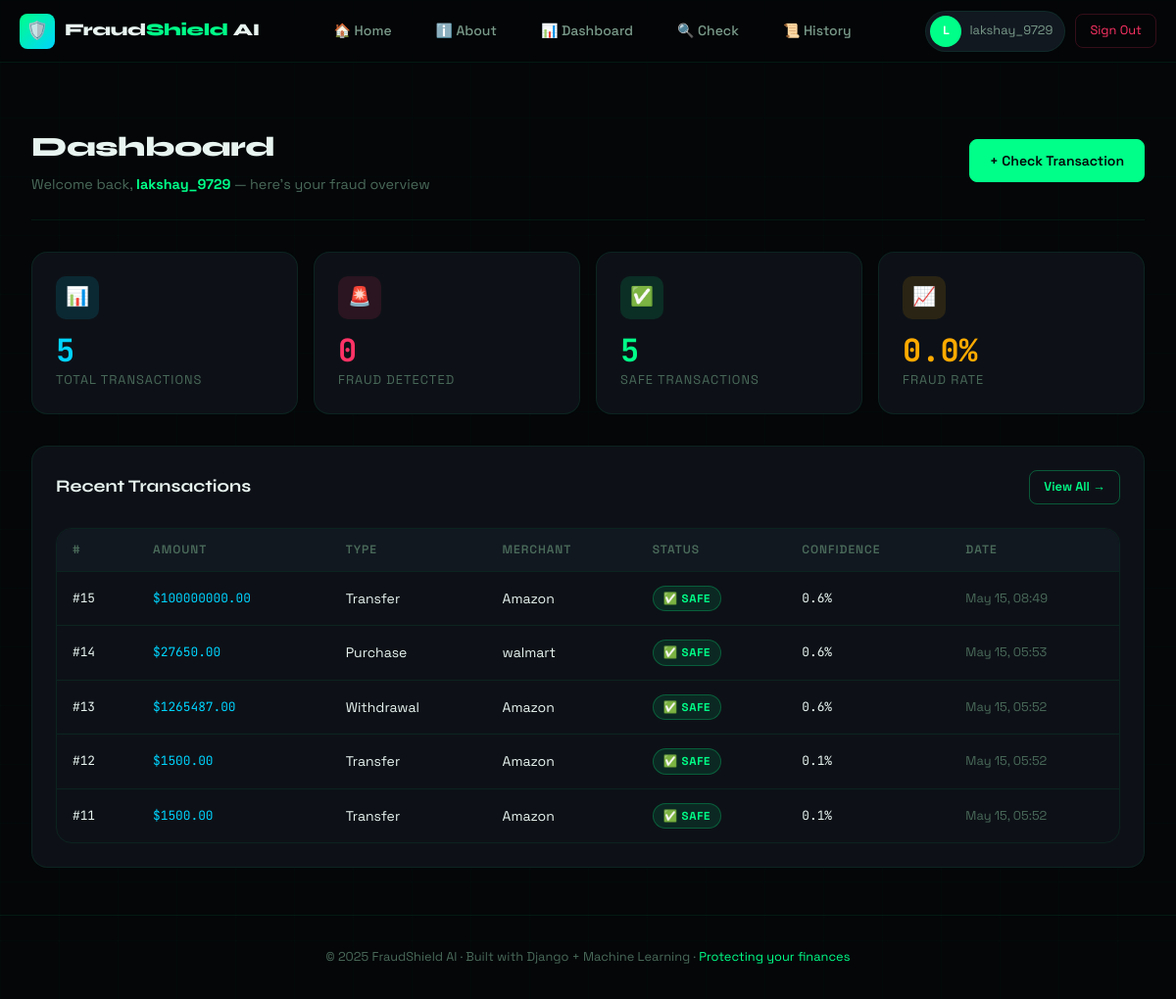
/dashboard/ (signed in), run on the app's committed database.
### apps/transactions/models.py (models this page shows, shortened)
class Transaction(models.Model):
    user = models.ForeignKey(User, on_delete=models.CASCADE, related_name='transactions')
    amount = models.DecimalField(max_digits=12, decimal_places=2)
    transaction_type = models.CharField(max_length=20, choices=TRANSACTION_TYPES)
    merchant = models.CharField(max_length=100)
    location = models.CharField(max_length=100)
    device = models.CharField(max_length=20, choices=DEVICE_TYPES)
    transaction_time = models.IntegerField(help_text="Hour of transaction (0-23)")
    status = models.CharField(max_length=10, choices=[('fraud', 'Fraud'), ('safe', 'Safe')])
    confidence = models.FloatField(default=0.0)
    created_at = models.DateTimeField(auto_now_add=True)
    class Meta:
        ordering = ['-created_at']
    @property
    def confidence_percent(self):
        return round(self.confidence * 100, 1)

### apps/dashboard/views.py (the view)
# urls.py: path('', views.dashboard, name='dashboard'),
@login_required
def dashboard(request):
    user_transactions = Transaction.objects.filter(user=request.user)
    total = user_transactions.count()
    fraud_count = user_transactions.filter(status='fraud').count()
    safe_count = user_transactions.filter(status='safe').count()
    recent = user_transactions[:5]
    fraud_rate = round((fraud_count / total * 100), 1) if total > 0 else 0
    context = {
        'total': total,
        'fraud_count': fraud_count,
        'safe_count': safe_count,
        'recent_transactions': recent,
        'fraud_rate': fraud_rate,
    }
    return render(request, 'dashboard/dashboard.html', context)

### templates/dashboard/dashboard.html (shortened to what this page needs)
{% extends 'base.html' %}
{% block content %}
<div class="container dashboard-container">
  <div class="page-header dashboard-header">
    <div>
      <h1 class="page-title">Dashboard</h1>
      <p class="page-subtitle">
        Welcome back,
        <strong class="accent-text">{{ user.username }}</strong>
        — here's your fraud overview
      </p>
    </div>
    <a href="{% url 'transactions:check' %}" class="btn btn-primary">+ Check Transaction</a>
  </div>
  <div class="stat-grid">
    <div class="stat-card stat-total">
      <div class="stat-icon">📊</div>
      <div class="stat-value">{{ total }}</div>
      <div class="stat-label">Total Transactions</div>
    </div>
    <div class="stat-card stat-fraud">
      <div class="stat-icon">🚨</div>
      <div class="stat-value">{{ fraud_count }}</div>
      <div class="stat-label">Fraud Detected</div>
    </div>
    <div class="stat-card stat-safe">
      <div class="stat-icon">✅</div>
      <div class="stat-value">{{ safe_count }}</div>
      <div class="stat-label">Safe Transactions</div>
    </div>
    <div class="stat-card stat-rate">
      <div class="stat-icon">📈</div>
      <div class="stat-value">{{ fraud_rate }}%</div>
      <div class="stat-label">Fraud Rate</div>
    </div>
  </div>
  <div class="card">
    <div class="card-header">
      <h2 class="card-title">Recent Transactions</h2>
      <a href="{% url 'transactions:history' %}" class="btn btn-outline btn-small">View All →</a>
    </div>
    {% if recent_transactions %}
    <div class="table-wrapper">
      <table>
        <thead>
          <tr>
            <th>#</th>
            <th>Amount</th>
            <th>Type</th>
            <th>Merchant</th>
            <th>Status</th>
            <th>Confidence</th>
            <th>Date</th>
          </tr>
        </thead>
        <tbody>
          {% for txn in recent_transactions %}
          <tr>
            <td class="mono">#{{ txn.id }}</td>
            <td class="mono amount-text">${{ txn.amount }}</td>
            <td class="capitalize">{{ txn.transaction_type }}</td>
            <td>{{ txn.merchant }}</td>
            <td>
              {% if txn.status == 'fraud' %}
              <span class="badge badge-fraud">🚨 Fraud</span>
              {% else %}
              <span class="badge badge-safe">✅ Safe</span>
              {% endif %}
            </td>
            <td class="mono">{{ txn.confidence_percent }}%</td>
            <td class="table-date">{{ txn.created_at|date:"M d, H:i" }}</td>
          </tr>
          {% endfor %}
        </tbody>
      </table>
    </div>
    {% endif %}
  </div>
</div>
{% endblock %}

### templates/base.html (shortened to what this page needs)
<!DOCTYPE html>
<html lang="en">
<head>
  {% load static %}
  <link rel="stylesheet" href="{% static 'css/main.css' %}">
</head>
<body>
<nav class="navbar">
  <a href="{% url 'about:index' %}" class="nav-brand">
    <div class="nav-logo-icon">🛡️</div>
    <span class="nav-brand-text">Fraud<span>Shield</span> AI</span>
  </a>
  <ul class="nav-links">
    <li><a href="{% url 'about:index' %}">🏠 Home</a></li>
    <li><a href="{% url 'about:about' %}">ℹ️ About</a></li>
    {% if user.is_authenticated %}
    <li><a href="{% url 'dashboard:dashboard' %}">📊 Dashboard</a></li>
    <li><a href="{% url 'transactions:check' %}">🔍 Check</a></li>
    <li><a href="{% url 'transactions:history' %}">📜 History</a></li>
    {% endif %}
  </ul>
  <div class="nav-actions">
    {% if user.is_authenticated %}
    <div class="nav-user-badge">
      <div class="nav-avatar">{{ user.username|slice:":1"|upper }}</div>
      {{ user.username }}
    </div>
    <a href="{% url 'accounts:logout' %}" class="btn-logout">Sign Out</a>
    {% else %}
    <a href="{% url 'accounts:login' %}" class="btn btn-outline btn-small">Login</a>
    <a href="{% url 'accounts:signup' %}" class="btn btn-primary btn-small">Get Started</a>
    {% endif %}
  </div>
</nav>
<main class="main-content">
  {% block content %}{% endblock %}
</main>
<footer>
  <p>
    © 2025 FraudShield AI · Built with Django + Machine Learning ·
    <span class="accent-text">Protecting your finances</span>
  </p>
</footer>
</body>
</html>

### data on the page
Transaction: id "15", amount "100000000.00", transaction_type "Transfer", merchant "Amazon", status "✅ SAFE", confidence_percent "0.6", created_at "May 15, 08:49"
Transaction: id "14", amount "27650.00", transaction_type "Purchase", merchant "walmart", status "✅ SAFE", confidence_percent "0.6", created_at "May 15, 05:53"
Transaction: id "13", amount "1265487.00", transaction_type "Withdrawal", merchant "Amazon", status "✅ SAFE", confidence_percent "0.6", created_at "May 15, 05:52"
Transaction: id "12", amount "1500.00", transaction_type "Transfer", merchant "Amazon", status "✅ SAFE", confidence_percent "0.1", created_at "May 15, 05:52"
Transaction: id "11", amount "1500.00", transaction_type "Transfer", merchant "Amazon", status "✅ SAFE", confidence_percent "0.1", created_at "May 15, 05:52"

### other printed values
{{ user.username|slice:":1"|upper }} "L"
{{ user.username }} "lakshay_9729"
{{ total }} "5"
{{ fraud_count }} "0"
{{ safe_count }} "5"
{{ fraud_rate }} "0.0"
